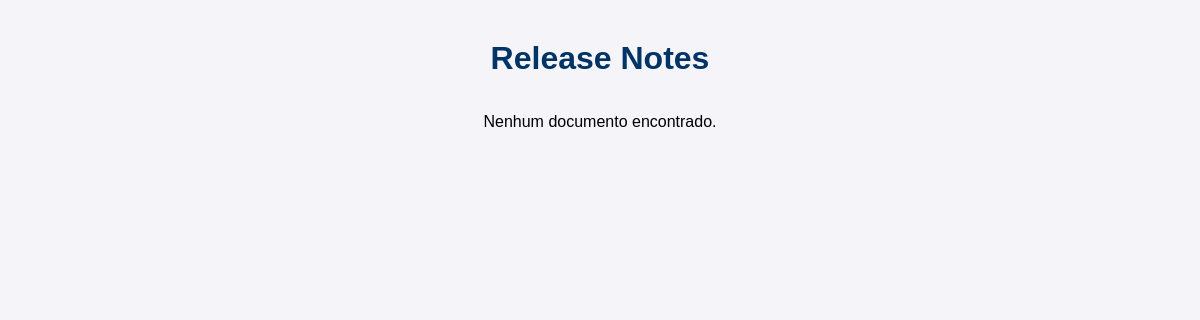
Before: /repositorio-documento/release-notes.php with the older database file.
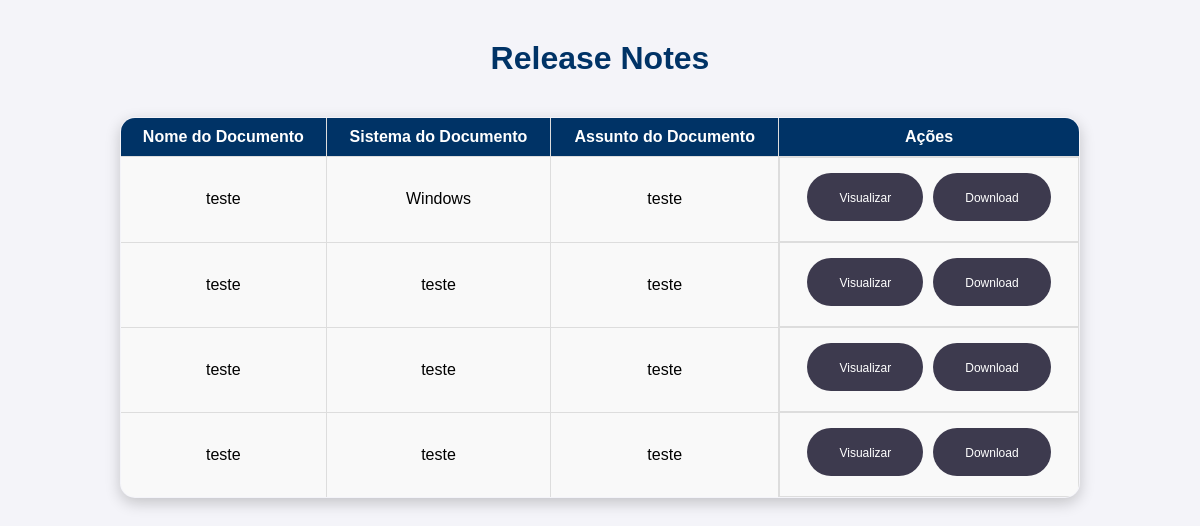
After: the same page with the newer database file.
### tables this page shows
CREATE TABLE `documento_release_notes` (
  `id` int(11) NOT NULL AUTO_INCREMENT,
  `nome_documento` varchar(45) NOT NULL,
  `sistema_documento` varchar(45) NOT NULL,
  `assunto_documento` varchar(45) NOT NULL,
  `pdf_documento` varchar(45) NOT NULL,
  PRIMARY KEY (`id`)
);

### repositorio-documento/release-notes.php (the view, shortened to what this page needs)
<?php
include 'conexao.php';
$query = "SELECT id, nome_documento, sistema_documento, assunto_documento FROM documento_release_notes ORDER BY id DESC";
$stmt = $pdo->prepare($query);
$stmt->execute();
$documentos = $stmt->fetchAll(PDO::FETCH_ASSOC);
?>
<!DOCTYPE html>
<html lang="pt">
<head>
    <link rel="stylesheet" href="style.css">
</head>
<body>
    <h1>Release Notes</h1>
    <?php if (!empty($documentos)): ?>
    <table>
        <tr>
            <th>Nome do Documento</th>
            <th>Sistema do Documento</th>
            <th>Assunto do Documento</th>
            <th>Ações</th>
        </tr>
        <?php foreach ($documentos as $documento): ?>
            <tr>
                <td><?php echo htmlspecialchars($documento['nome_documento']); ?></td>
                <td><?php echo htmlspecialchars($documento['sistema_documento']); ?></td>
                <td><?php echo htmlspecialchars($documento['assunto_documento']); ?></td>
                <td class="action-buttons">
                    <a href="visualizar.php?id=<?php echo $documento['id']; ?>" target="_blank">
                        <button class="button">
                            <span class="button-content">Visualizar</span>
                        </button>
                    </a>
                    <a href="download.php?id=<?php echo $documento['id']; ?>">
                        <button class="button">
                            <span class="button-content">Download</span>
                        </button>
                    </a>
                </td>
            </tr>
        <?php endforeach; ?>
    </table>
    <?php else: ?>
        <p>Nenhum documento encontrado.</p>
    <?php endif; ?>
</body>
</html>

Changed rows visible on the page:
added documento_release_notes: nome_documento "teste", sistema_documento "Windows", assunto_documento "teste"
added documento_release_notes: nome_documento "teste", sistema_documento "teste", assunto_documento "teste"
added documento_release_notes: nome_documento "teste", sistema_documento "teste", assunto_documento "teste"
added documento_release_notes: nome_documento "teste", sistema_documento "teste", assunto_documento "teste"
Other visible differences:
text no longer shown: "Nenhum documento encontrado."
text now shown: "Nome do Documento Sistema do Documento Assunto do Documento Ações"
